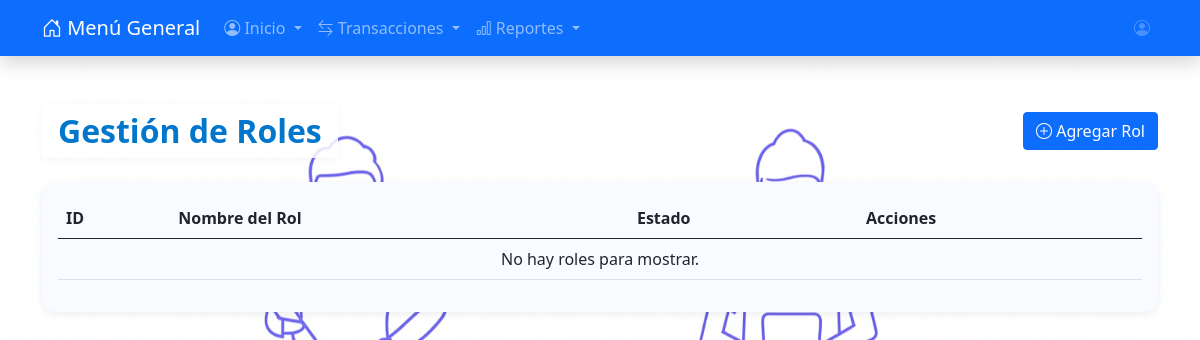
Page /pages/rol_user.php (signed in) on the earlier database version.
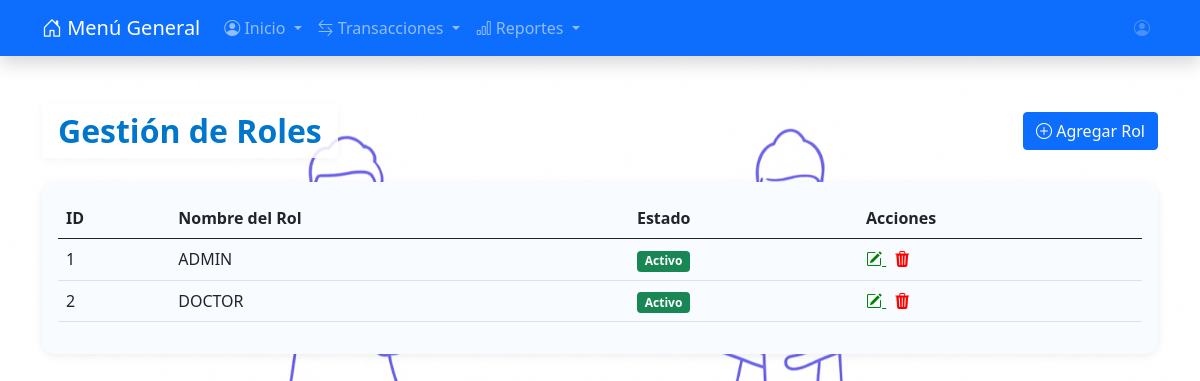
Same page on the later database version.
### tables this page shows
CREATE TABLE `rol_usuario` (
  `COD_ROL` int(11) NOT NULL,
  `NOMBRE_ROL` char(20) NOT NULL,
  `ESTADO_ROL` char(1) NOT NULL
);

### config/conexion.php (called while the page is built, shortened)
<?php
class Conexion {
    private $host = 'localhost';
    private $user = 'root';
    private $password = '';
    private $database = 'dispensario';
    public function connect() {
    $connection = new mysqli($this->host, $this->user, $this->password, $this->database);
    return $connection;
}
}
?>

### controllers/rol_controller.php (called while the page is built, shortened)
<?php
require_once __DIR__ . '/../models/rol_model.php';
$model = new RolModel();
$roles = $model->obtenerRoles();

### models/rol_model.php (called while the page is built, shortened)
<?php
require_once __DIR__ . '/../config/conexion.php';
class RolModel {
    private $conn;
    public function __construct() {
        $conexion = new Conexion();
        $this->conn = $conexion->connect();
    }
    public function obtenerRoles() {
        $roles = [];
        $result = $this->conn->query("SELECT * FROM rol_usuario");
        if ($result) {
            while ($row = $result->fetch_assoc()) {
                $roles[] = $row;
            }
        }
        return $roles;
    }
}

### pages/rol_user.php (the view, shortened to what this page needs)
<?php
require_once '../controllers/rol_controller.php';
?>
<!DOCTYPE html>
<html lang="es">
<head>
  <link href="https://cdn.jsdelivr.net/npm/bootstrap@5.0.2/dist/css/bootstrap.min.css" rel="stylesheet" />
  <link rel="stylesheet" href="../css/style.css" />
  <link href="https://cdn.jsdelivr.net/npm/bootstrap-icons@1.11.3/font/bootstrap-icons.css" rel="stylesheet" />
</head>
<body class="bg-light">
  <?php include '../includes/navbar.php'; ?>
  <div class="container py-5">
    <div class="d-flex justify-content-between align-items-center mb-4">
      <h2 class="mb-0 px-3 py-2 rounded"
        style="background: rgba(255, 255, 255, 0.85); box-shadow: 0 2px 8px rgba(0, 0, 0, 0.04);">Gestión de Roles</h2>
      <button class="btn btn-primary" onclick="abrirModalRol('agregar')">
        <i class="bi bi-plus-circle"></i> Agregar Rol
      </button>
    </div>
    <div class="card shadow-sm">
      <div class="card-body">
        <div class="table-responsive">
          <table class="table table-hover align-middle">
            <thead>
              <tr>
                <th>ID</th>
                <th>Nombre del Rol</th>
                <th>Estado</th>
                <th>Acciones</th>
              </tr>
            </thead>
            <tbody>
              <?php
              if ($roles) {
                foreach ($roles as $rol) {
                  $estado = $rol['ESTADO_ROL'] == '1' ? '<span class="badge bg-success">Activo</span>' : '<span class="badge bg-danger">Inactivo</span>';
                  echo "<tr>";
                  echo "<td>" . htmlspecialchars($rol['COD_ROL']) . "</td>";
                  echo "<td>" . htmlspecialchars($rol['NOMBRE_ROL']) . "</td>";
                  echo "<td>" . $estado . "</td>";
                  echo "<td>
                            <a class='btn_editar' onclick=\"abrirModalRol('editar', '"
                    . htmlspecialchars($rol['COD_ROL']) . "', '"
                    . htmlspecialchars($rol['NOMBRE_ROL']) . "', '"
                    . htmlspecialchars($rol['ESTADO_ROL']) . "')\" title='Editar'>
                              <i class='bi bi-pencil-square'></i>
                            </a>
                            <a class='btn_eliminar ms-2' href='?eliminar=" . htmlspecialchars($rol['COD_ROL']) . "' onclick=\"return confirm('¿Estás seguro que deseas desactivar este rol?')\" title='Eliminar'>
                              <i class='bi bi-trash3-fill'></i>
                            </a>
                          </td>";
                  echo "</tr>";
                }
              } else {
                echo "<tr><td colspan='4' class='text-center'>No hay roles para mostrar.</td></tr>";
              }
              ?>
            </tbody>
          </table>
        </div>
      </div>
    </div>
  </div>
</body>
</html>

### includes/navbar.php (shortened to what this page needs)
<?php
$nombre_rol = $_SESSION["nombre_rol"];
$menu_items = [
    'inicio' => [
        'titulo' => 'Inicio',
        'icono' => 'bi-person-circle',
        'items' => [
            ['titulo' => 'Cerrar Sesión', 'url' => 'includes/logout.php', 'icono' => 'bi-box-arrow-right']
        ]
    ],
    'registro' => [
        'titulo' => 'Registro de Datos',
        'icono' => 'bi-pencil-square',
        'mostrar_para' => ['ADMIN', 'DOCTOR', 'ENFERMERA'],
        'items' => []
    ],
    'transacciones' => [
        'titulo' => 'Transacciones',
        'icono' => 'bi-arrow-left-right',
        'items' => [
            ['titulo' => 'Ingreso de Stock', 'url' => 'ingreso.php', 'icono' => 'bi-box-arrow-in-down'],
            [
                'titulo' => 'Egreso de Stock',
                'icono' => 'bi-box-arrow-up',
                'submenu' => [
                    ['titulo' => 'Por Atención', 'url' => 'egreso_unificado.php?tipo=normal', 'icono' => 'bi-person-check'],
                    ['titulo' => 'Por Botiquín', 'url' => 'egreso_unificado.php?tipo=botiquin', 'icono' => 'bi-prescription2'],
                    ['titulo' => 'Salida Dispensario', 'url' => 'egreso_unificado.php?tipo=dispensario', 'icono' => 'bi-prescription2']
                ]
            ]
        ]
    ],
    'reportes' => [
        'titulo' => 'Reportes',
        'icono' => 'bi-bar-chart',
        'items' => [
            ['titulo' => 'Existencias Mínimas', 'url' => 'reporte_lotes.php?tipo=minimos', 'icono' => 'bi-exclamation-circle'],
            ['titulo' => 'Movimientos', 'url' => 'reporte_movimientos.php', 'icono' => 'bi-arrow-down-up'],
            ['titulo' => 'Recetas emitidas', 'url' => 'reporte_recetas.php', 'icono' => 'bi-file-earmark-medical'],
            ['titulo' => 'Productos Caducados', 'url' => 'reporte_caducados.php', 'icono' => 'bi-calendar-x'],
            ['titulo' => 'General de productos', 'url' => 'reporte_lotes.php?tipo=general', 'icono' => 'bi-list-ul']
        ]
    ]
];
function shouldShowMenu($menu_config, $user_role) {
    if (!isset($menu_config['mostrar_para'])) {
        return true;
    }
    return in_array($user_role, $menu_config['mostrar_para']);
}
?>
<nav class="navbar navbar-expand-lg navbar-dark bg-primary shadow">
  <div class="container">
    <?php
    $script = $_SERVER['SCRIPT_NAME'];
    $in_reportes = (strpos($script, '/reportes/') !== false);
    $home_href = $in_reportes ? '../menu_principal.php' : './menu_principal.php';
    ?>
    <a class="navbar-brand" href="<?php echo $home_href; ?>"><i class="bi bi-house-door"></i> Menú General</a>
    <div class="collapse navbar-collapse" id="mainNavbar">
      <ul class="navbar-nav me-auto mb-2 mb-lg-0">
        <?php foreach ($menu_items as $menu_key => $menu_config): ?>
          <?php if (shouldShowMenu($menu_config, $nombre_rol)): ?>
            <li class="nav-item dropdown">
              <a class="nav-link dropdown-toggle" href="#" id="<?php echo $menu_key; ?>Dropdown" role="button"
                 data-bs-toggle="dropdown" aria-expanded="false">
                <i class="<?php echo $menu_config['icono']; ?>"></i> <?php echo $menu_config['titulo']; ?>
              </a>
            </li>
          <?php endif; ?>
        <?php endforeach; ?>
      </ul>
      <ul class="navbar-nav ms-auto mb-2 mb-lg-0">
        <li class="nav-item">
          <span class="nav-link disabled">
            <i class="bi bi-person-circle"></i>
          </span>
        </li>
      </ul>
    </div>
  </div>
</nav>

### css/style.css (style rules this page uses)
body { background: linear-gradient(to bottom right, #e0f7ff, #f0f9ff); background-image: url(../assets/doctoras.png); background-size: cover; background-position: center; background-repeat: no-repeat; background-attachment: fixed; font-family: 'Segoe UI', Arial, sans-serif; color: #333; min-height: 100vh; }
h2 { color: #0077cc; font-weight: 600; margin-bottom: 1.5rem; }
.card { border-radius: 14px; box-shadow: 0 6px 24px rgba(0, 123, 255, 0.10); transition: transform 0.2s, box-shadow 0.2s; background: #f8fbff; border: none; }
.d-flex { display: flex !important; }
.align-items-center { align-items: center !important; }
.py-5 { padding-top: 3rem !important; padding-bottom: 3rem !important; }
.shadow-sm { box-shadow: 0 2px 8px rgba(0,0,0,0.07) !important; }

### pages/rol_user.php (style rules this page uses)
.btn_editar { color: green; cursor: pointer; }
.btn_eliminar { color: red; }

Differences in the rows shown:
added rol_usuario: COD_ROL "1", NOMBRE_ROL "ADMIN", ESTADO_ROL "Activo"
added rol_usuario: COD_ROL "2", NOMBRE_ROL "DOCTOR", ESTADO_ROL "Activo"
Other differences:
text no longer shown: "No hay roles para mostrar."
